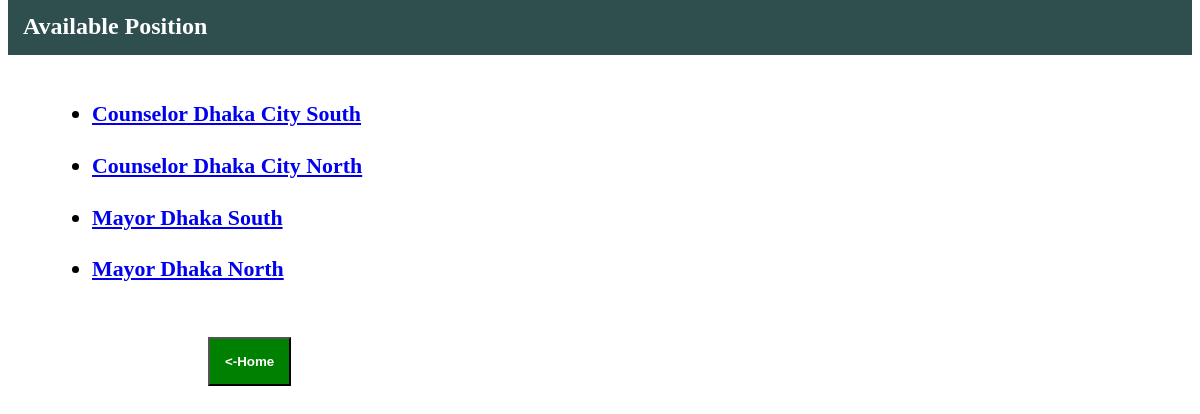
/home/, run on the app's committed database.
### polls1/models.py (models this page shows, shortened)
class Question(models.Model):
    question_text = models.CharField(max_length=200)
    pub_date = models.DateTimeField('date published')

### polls1/views.py (the view)
# urls.py: path('home/', views.HomeView.as_view(), name='index'),
class HomeView(generic.ListView):
    template_name = 'index.html'
    context_object_name = 'latest_question_list'
    def get_queryset(self):
        return Question.objects.order_by('-pub_date')[:5]

### polls1/templates/index.html (shortened to what this page needs)
<!DOCTYPE html>
<html>
<head>
</head>
<div>
    <h2>Available Position</h2>
</div>
<h3>
   {% if latest_question_list %}
<ul>
    {% for question in latest_question_list %}
    <h3><li><a href="{% url 'polls1:detail' question.id %}">{{ question.question_text }}</a></li></h3>
    {% endfor %}
</ul>
{% else %}
<p>No polls are available.</p>
{% endif %}
</h3>
<form>
  <button type="submit" formaction="http://127.0.0.1:8000/"><b><-Home</b></button>
</form>
</html>

### polls1/templates/index.html (style rules this page uses)
h2 { background-color: DarkSlateGray; color: white; text-align: left; padding: 15px; margin-top: -10px; }
h3 { background-color: white; color: black; padding: 2px; margin-left: 20px; }
button { background-color: green; color: white; font-family: Arial; text-align: right; padding: 15px; margin-top: 10px; margin-left: 200px; length: 20px; }

### data on the page
Question: question_text "Counselor Dhaka City South"
Question: question_text "Counselor Dhaka City North"
Question: question_text "Mayor Dhaka South"
Question: question_text "Mayor Dhaka North"
